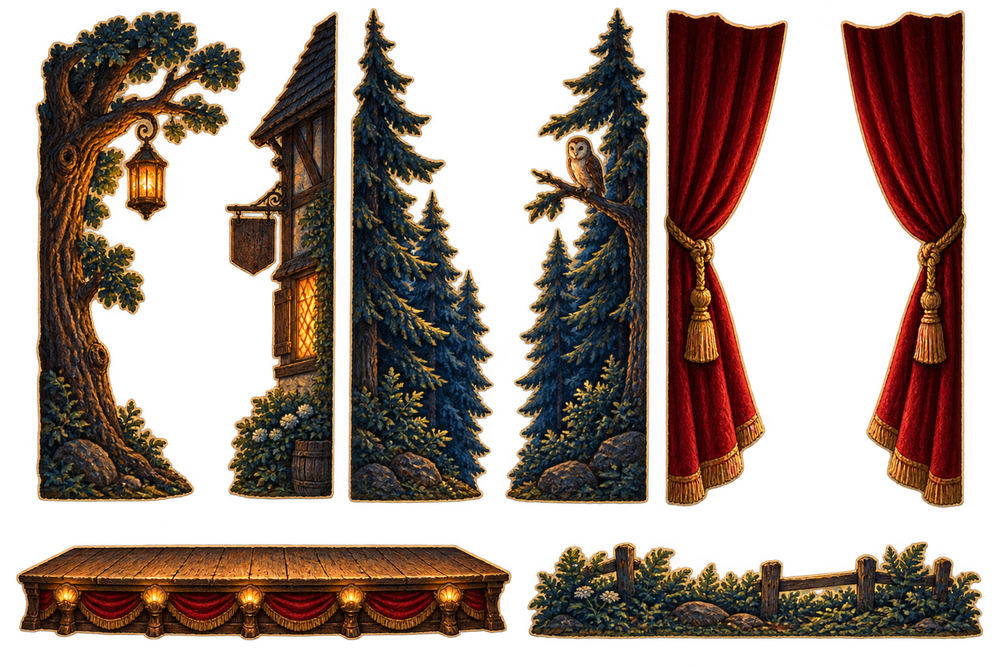
#> input picture design/source/wings/sheet.png, 1000 x 667 px, shrunk from 1536 x 1024 before the run, found by its file name
$ python cutout.py SHEET.png OUTDIR name1 name2 ...
#> lines starting #> are read from the running program, lines starting #| are printed output that depends on the picture; after the words box and inside, x2 and y2 are one past the last pixel; in counts of white or black regions, pixels touching at a corner belong together
"""Cut the pieces of a generated sheet out of a painted (not transparent)
background: grow the background from the border through smooth pixels,
the pale cardboard rims stop it. Writes one PNG per piece, left to right,
top to bottom.

    python cutout.py SHEET.png OUTDIR name1 name2 ...
"""
import sys
from pathlib import Path

import numpy as np
from PIL import Image
from scipy import ndimage

src, out, names = sys.argv[1], Path(sys.argv[2]), sys.argv[3:]
img = np.array(Image.open(src).convert("RGB")).astype(np.float32)
gray = img.mean(axis=2)
# Local contrast: background gradients are soft, rims are hard.
gx = ndimage.sobel(ndimage.gaussian_filter(gray, 1.2), axis=1)
gy = ndimage.sobel(ndimage.gaussian_filter(gray, 1.2), axis=0)
edge = np.hypot(gx, gy)
smooth = edge < np.percentile(edge, 55)
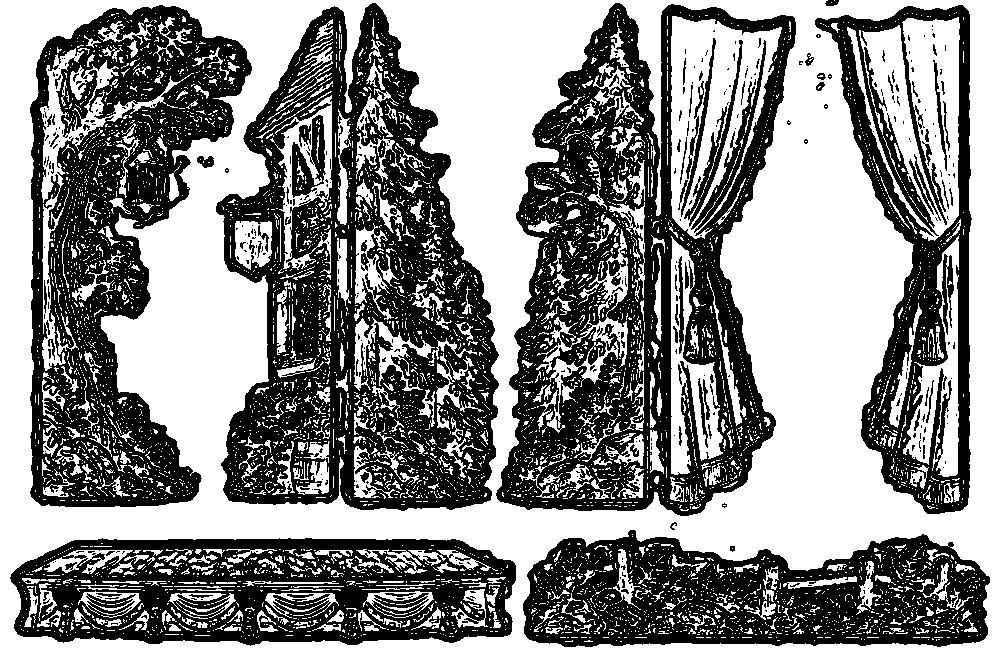
#> smooth: shape (667, 1000) bool; 55% white; 488 black regions (398 under 20 px), largest, box (x1, y1, x2, y2) and area: (216, 3, 499, 511) 71487, (496, 3, 796, 516) 67183, (30, 5, 252, 507) 52587
labels, n = ndimage.label(smooth)
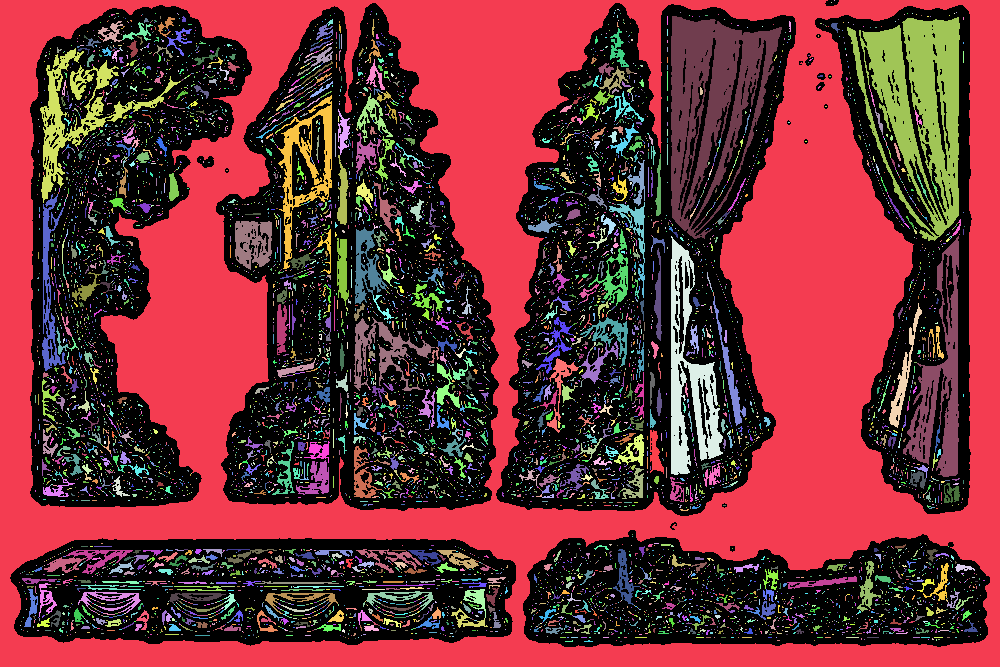
#> labels: shape (667, 1000) int32; 9311 distinct labels, from 0 to 9310; one colour per label, 0 black
#> n = 9310
border = set(np.unique(np.concatenate([labels[0], labels[-1], labels[:, 0], labels[:, -1]]))) - {0}
#> border = 2 items
background = np.isin(labels, list(border))
#> background: shape (667, 1000) bool; 37.4% white; 2 white regions (1 under 20 px), largest, box (x1, y1, x2, y2) and area: (0, 0, 1000, 667) 249392
# Close small gaps so the background reaches into the crevices, then
# everything else is piece.
background = ndimage.binary_opening(background, iterations=1)
#> background: shape (667, 1000) bool; 37.4% white; 3 white regions, box (x1, y1, x2, y2) and area: (0, 0, 1000, 667) 249083, (344, 92, 352, 113) 103, (339, 459, 344, 469) 33
piece = ~background
piece = ndimage.binary_fill_holes(piece)
#> piece: shape (667, 1000) bool; 62.7% white; 1 black region, box (x1, y1, x2, y2) and area: (0, 0, 1000, 667) 249083
piece = ndimage.binary_opening(piece, iterations=2)
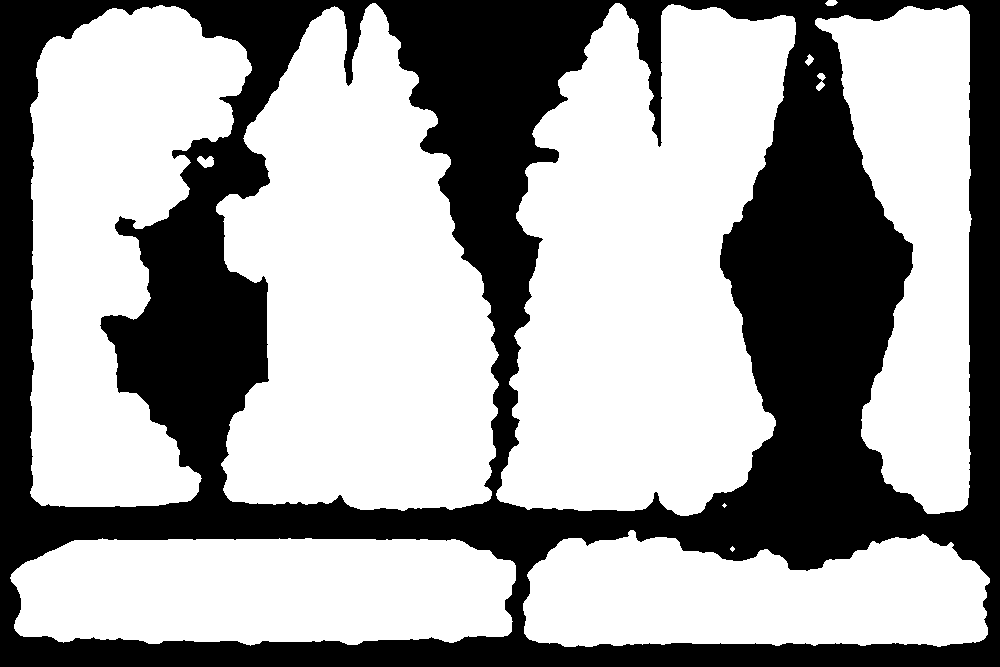
#> piece: shape (667, 1000) bool; 62.6% white; 1 black region, box (x1, y1, x2, y2) and area: (0, 0, 1000, 667) 249400
plabels, count = ndimage.label(piece)
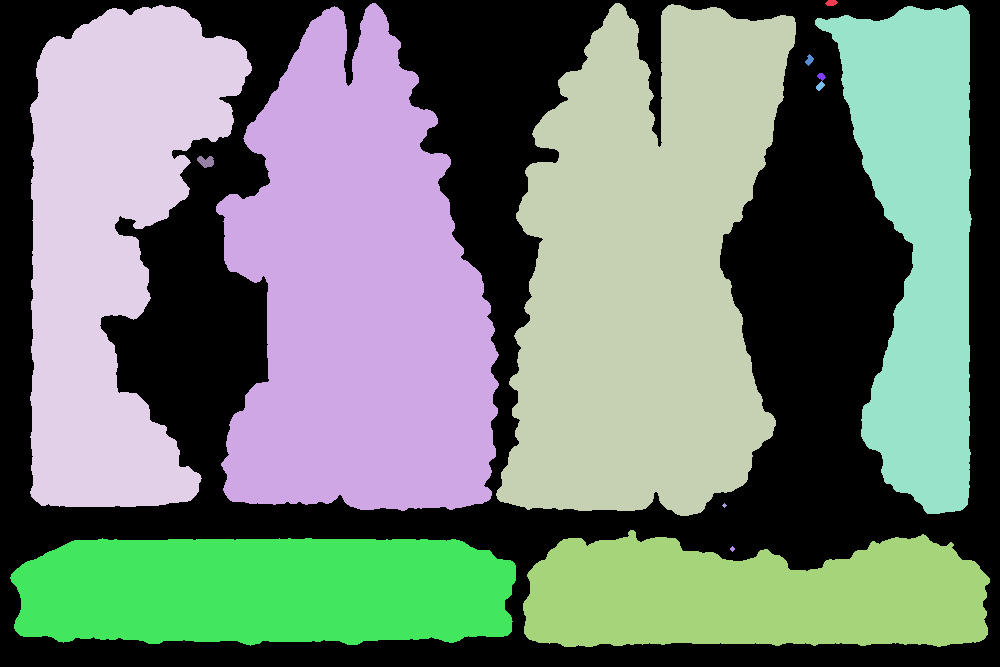
#> plabels: shape (667, 1000) int32; 14 distinct labels, from 0 to 13; one colour per label, 0 black
#> count = 13
sizes = ndimage.sum(piece, plabels, range(1, count + 1))
#> sizes = [59, 100560, 108489, 68554, 47717, 58, 44, 51, 143, 13, 43337, 48557, 18]
keep = [i + 1 for i, s in enumerate(sizes) if s > piece.size * 0.004]
#> keep = [2, 3, 4, 5, 11, 12]
boxes = ndimage.find_objects(plabels)
#> boxes = 13 items
items = []
for i in keep:
    sl = boxes[i - 1]
    items.append((sl[0].start, sl[1].start, i, sl))
#> this loop made 6 passes
#> i on passes 1 to 6: 2, 3, 4, 5, 11, 12
#> after the loop, items = 6 items
# Rows of pieces: sort by row band, then x.
items.sort(key=lambda t: (round(t[0] / (img.shape[0] / 3)), t[1]))
print(f"{len(items)} pieces, {len(names)} names")
#| 6 pieces, 3 names
out.mkdir(parents=True, exist_ok=True)
rgba = np.array(Image.open(src).convert("RGBA"))
#> rgba is the input picture: shape (667, 1000, 4); mean R, G, B, A 50, 30.7, 19.4, 128.4
for (y, x, i, sl), name in zip(items, names):
    mask = ndimage.binary_erosion(plabels[sl] == i, iterations=1)
    alpha = ndimage.gaussian_filter(mask.astype(np.float32), 0.8)
    crop = rgba[sl].copy()
    crop[..., 3] = (alpha * 255).clip(0, 255).astype(np.uint8)
    Image.fromarray(crop).save(out / f"{name}.png", optimize=True)
    print(name, crop.shape[1], "x", crop.shape[0])
#> this loop made 3 passes
#> (y, x, i, name) on passes 1 to 3: (5, 30, 4, 'name1'), (3, 216, 2, 'name2'), (3, 496, 3, '...')
#> (printed output is left out)
#> pass 1, `alpha = ndimage.gaussian_filter(mask.astype(np.float32), 0.8)`:
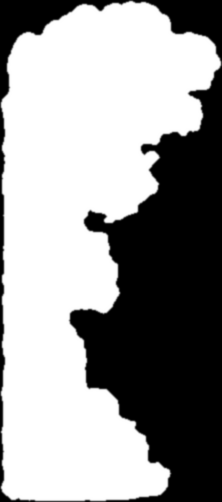
#> alpha: shape (502, 222) float32; min 0, max 1, mean 0.602
#> pass 1, `Image.fromarray(crop).save(out / f"{name}.png", optimize=True)`:
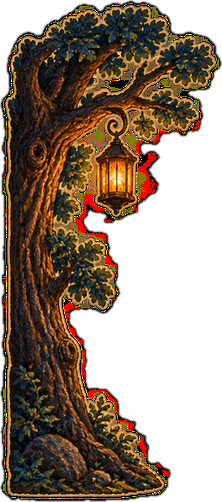
#> saved as name1.png: PIL image 222x502 RGBA; mean R, G, B, A 54.5, 36.6, 20.2, 153.3; transparent parts drawn white
#> after the loop:
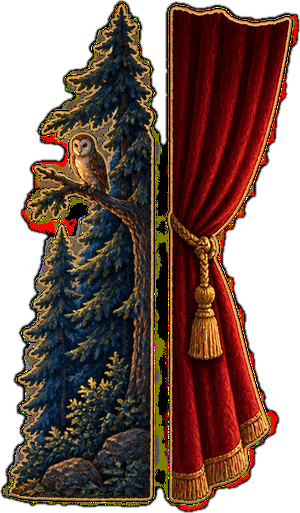
#> crop: shape (513, 300, 4); mean R, G, B, A 54.8, 30.3, 21.6, 176.8; transparent parts drawn white

$ run again, with design/source/wings/curtain_l.png copied over design/source/wings/sheet.png
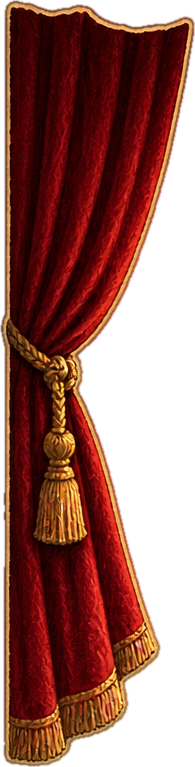
#> input picture design/source/wings/curtain_l.png, 195 x 767 px, found by its file name
#> smooth: shape (767, 195) bool; 55% white; 147 black regions (127 under 20 px), largest, box (x1, y1, x2, y2) and area: (0, 0, 195, 767) 63346, (50, 556, 77, 680) 1412, (20, 50, 38, 180) 855
#> `labels, n = ndimage.label(smooth)`:
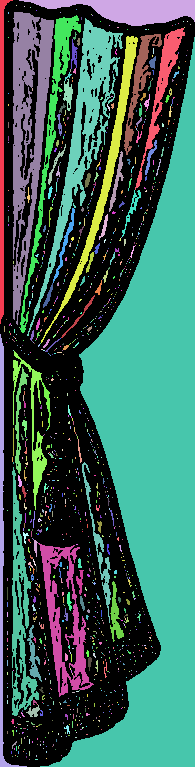
#> labels: shape (767, 195) int32; 1231 distinct labels, from 0 to 1230; one colour per label, 0 black
#> n = 1230
#> border = 4 items
#> plabels: shape (767, 195) int32; values 0 (black) and 1 (white), 66.3% white; 4 black regions, box (x1, y1, x2, y2) and area: (49, 47, 195, 767) 45117, (29, 0, 195, 26) 2529, (0, 341, 13, 767) 1503, (0, 0, 11, 319) 1299
#> count = 1
#> sizes = [99117]
#> keep = [1]
#> boxes = 1 item
#> the loop `for i in keep:` made 1 pass
#| 1 pieces, 3 names
#> rgba is the input picture: shape (767, 195, 4); mean R, G, B, A 112.1, 40.9, 23.2, 165.6
#> the loop `for (y, x, i, sl), name in zip(items, names):` made 1 pass
#> (y, x, i, name) on pass 1: (0, 0, 1, 'name1')
#> (printed output is left out)
#> pass 1, `Image.fromarray(crop).save(out / f"{name}.png", optimize=True)`:
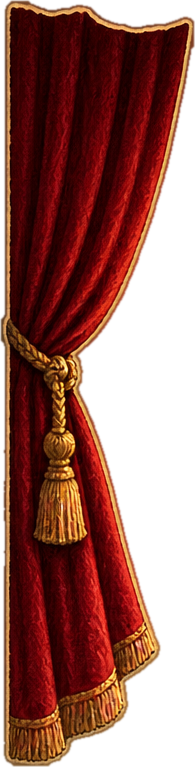
#> saved as name1.png: PIL image 195x767 RGBA; mean R, G, B, A 112.1, 40.9, 23.2, 165.9; transparent parts drawn white

$ run again, with design/source/wings/curtain_r.png copied over design/source/wings/sheet.png
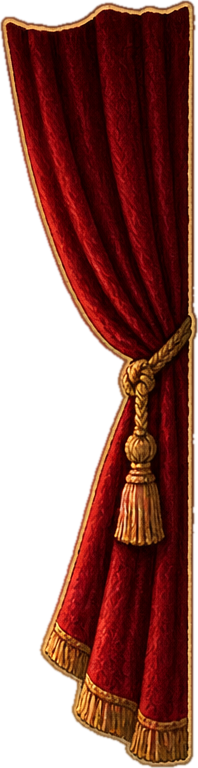
#> input picture design/source/wings/curtain_r.png, 198 x 768 px, found by its file name
#> smooth: shape (768, 198) bool; 55% white; 126 black regions (106 under 20 px), largest, box (x1, y1, x2, y2) and area: (0, 0, 198, 768) 65886, (63, 48, 97, 161) 894, (126, 32, 134, 63) 130
#> `labels, n = ndimage.label(smooth)`:
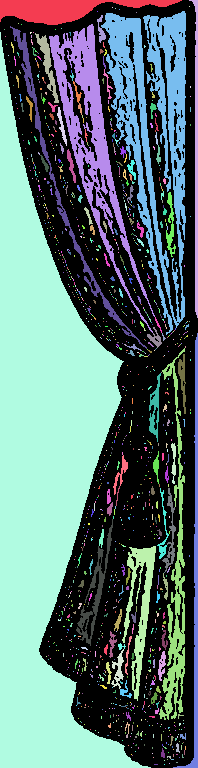
#> labels: shape (768, 198) int32; 1248 distinct labels, from 0 to 1247; one colour per label, 0 black
#> n = 1247
#> border = 4 items
#> plabels: shape (768, 198) int32; values 0 (black) and 1 (white), 65.6% white; 8 black regions (1 under 20 px), largest, box (x1, y1, x2, y2) and area: (0, 45, 144, 768) 47537, (0, 0, 107, 25) 1940, (184, 338, 198, 768) 1562
#> count = 1
#> sizes = [99744]
#> keep = [1]
#> boxes = 1 item
#> the loop `for i in keep:` made 1 pass
#| 1 pieces, 3 names
#> rgba is the input picture: shape (768, 198, 4); mean R, G, B, A 107.6, 38.5, 22, 163.8
#> the loop `for (y, x, i, sl), name in zip(items, names):` made 1 pass
#> (y, x, i, name) on pass 1: (0, 0, 1, 'name1')
#> (printed output is left out)
#> pass 1, `Image.fromarray(crop).save(out / f"{name}.png", optimize=True)`:
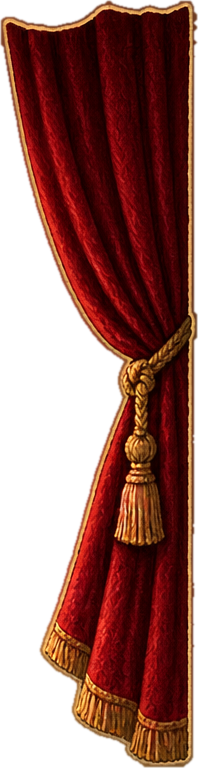
#> saved as name1.png: PIL image 198x768 RGBA; mean R, G, B, A 107.6, 38.5, 22, 164.2; transparent parts drawn white

$ run again, with design/source/wings/house.png copied over design/source/wings/sheet.png
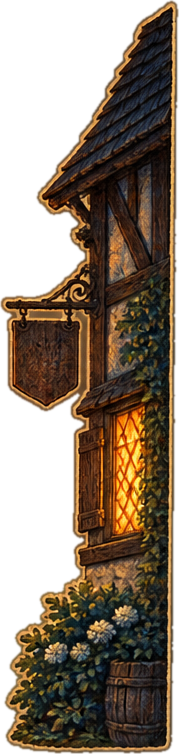
#> input picture design/source/wings/house.png, 179 x 754 px, found by its file name
#> smooth: shape (754, 179) bool; 55% white; 180 black regions (155 under 20 px), largest, box (x1, y1, x2, y2) and area: (1, 1, 178, 754) 54115, (103, 163, 162, 289) 3118, (0, 49, 37, 127) 1434
#> labels: shape (754, 179) int32; 1690 distinct labels, from 0 to 1689
#> n = 1689
#> border = 12 items
#> plabels: shape (754, 179) int32; 4 distinct labels, from 0 to 3
#> count = 3
#> sizes = [88312, 1886, 164]
#> keep = [1, 2]
#> boxes = 3 items
#> the loop `for i in keep:` made 2 passes
#> after the loop `for i in keep:`: items = 2 items
#| 2 pieces, 3 names
#> rgba is the input picture: shape (754, 179, 4); mean R, G, B, A 91.1, 67.3, 40.3, 164.1
#> the loop `for (y, x, i, sl), name in zip(items, names):` made 2 passes
#> (y, x, i, name) on passes 1 to 2: (0, 0, 1, 'name1'), (50, 0, 2, 'name2')
#> (printed output is left out)
#> after the loop `for (y, x, i, sl), name in zip(items, names):`:
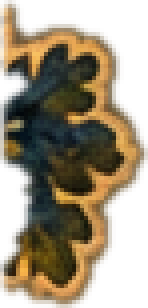
#> crop: shape (77, 37, 4) (shown 4 times larger); mean R, G, B, A 101, 82.3, 49.3, 151.6; transparent parts drawn white
